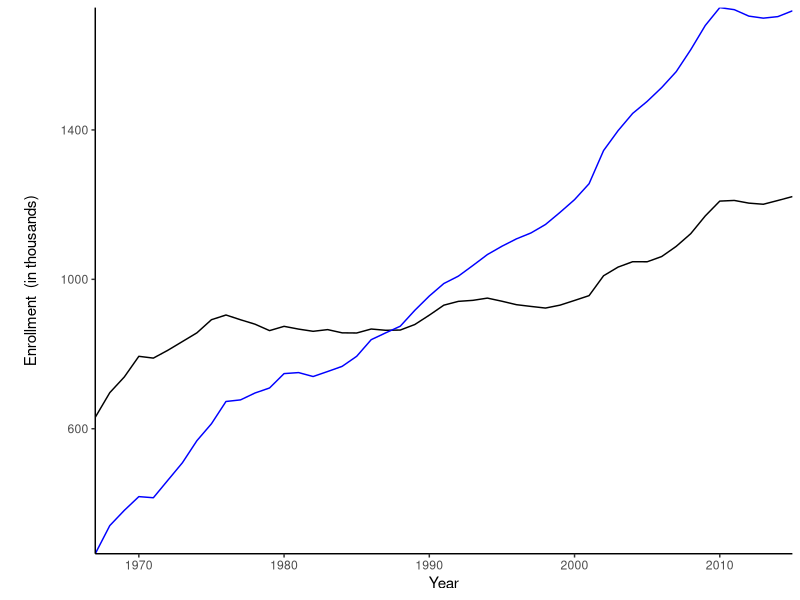
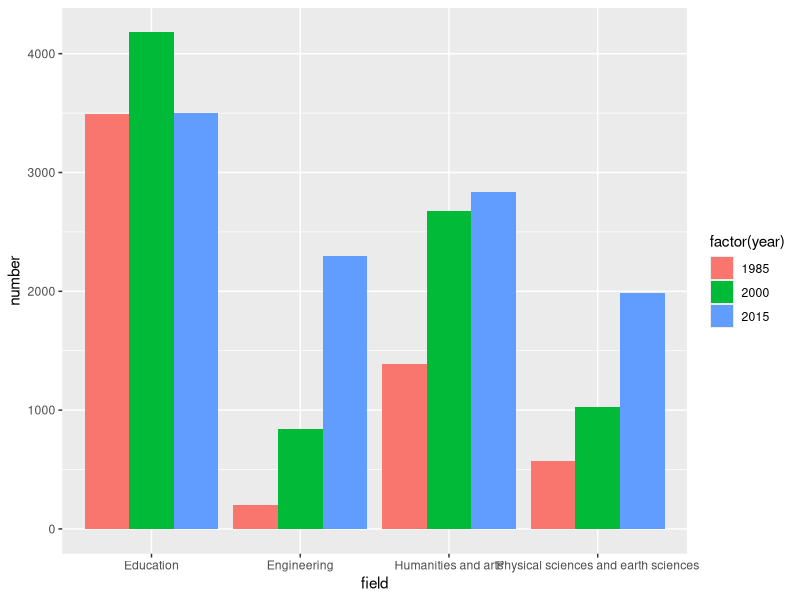

The R script that drew these images, in order:
## ---- chunk 1
knitr::opts_chunk$set(echo = TRUE)
## ---- chunk 2
#load packages
library(tidyverse)
## ---- chunk 3
#load files

faculty_salary <- read_csv("Faculty_salary.csv")
enrollment <- read_csv("grad_enrollment.csv")
phd_field <- read_csv("phd_by_field.csv")
phd_salary <- read_csv("phd_median_salary.csv")


## ---- chunk 4
#part 1
enrollment <- enrollment %>% 
  mutate(male_enroll = males/1000, female_enroll = females/1000)


enrollment_graph <- ggplot(enrollment, aes(x = Year)) +
  geom_line(aes(y = male_enroll)) +
  geom_line(aes(y = female_enroll), color = "blue") +
  theme_classic() +
  scale_x_continuous(expand = c(0,0)) +
  scale_y_continuous(expand = c(0,0)) +
  labs(x = "Year", y = "\n Enrollment  (in thousands) \n")
enrollment_graph

#next step: what kind of stats to perform?


## ---- chunk 5
#part 2 (figure) Shifts in female PhD recipients by field (1985, 2000, and 2015).

female_recieve <- phd_field %>% 
  filter(year %in% c("1985", "2000", "2015"),
         sex == "female",
         field %in% c("Physical sciences and earth sciences", "Engineering", "Education", "Humanities and arts")) %>% 
  select(1:4)

female_col <- ggplot(female_recieve, aes(field, number, fill = factor(year))) +
  geom_bar(stat="identity", position="dodge")
female_col




## ---- chunk 6
#Part 2 (stats) - chi square test: year vs field

female_field <- female_recieve %>% 
  select(-sex) %>% 
  spread(year, number)

female_matrix <- female_field %>% 
  select(-field)

female_prop <- prop.table(as.matrix(female_matrix), 1)

female_chi <- chisq.test(female_matrix)


## ---- chunk 7
#PART 3 (Graph)

phd_salary_box <- ggplot(phd_salary, aes(sex, postdoc)) +
  geom_boxplot()

employ_salary_box <- ggplot(phd_salary, aes(sex, employment)) +
  geom_boxplot()


## ---- chunk 8
#part 3 (stats) man-witney U



## ---- chunk 9
#part 4 - build model

salary_lm <- lm(salary ~ sex + discipline + years_phd + years_faculty + rank, data = faculty_salary)
summary(salary_lm)
##R52 = .44


salary_lm2 <- lm(salary ~ sex + discipline + years_faculty + rank, data = faculty_salary)
summary(salary_lm2)
#R^2 = .44
#all significant besides sex - not AS significant as lm3

salary_lm3 <- lm(salary ~ sex + discipline + rank, data = faculty_salary)
summary(salary_lm3)
#R^2 = .44
#all VERY significant but sex

lm1_aic <- AIC(salary_lm)
#9093
lm2_aic <- AIC(salary_lm2)
#9096
lm3_aic <- AIC(salary_lm3)
#9095


